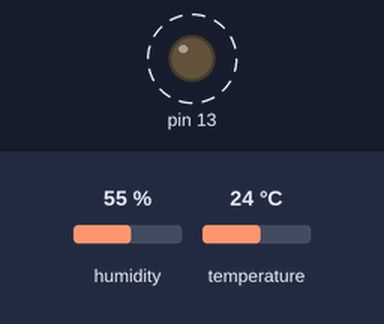
Recording of a sketch running on a simulated Arduino Uno, built with avr-gcc and run on an emulated ATmega328P. On the bench: output pins drawn as LEDs (lit = HIGH). Dashed ring = blinking. The inputs (shaded band) are chosen by the test bench; at power-on: humidity 55 %, temperature 24 °C. What the sketch prints to the serial monitor is not drawn.

Above: at 1.2 s.
Timing chart, 0 to 5.8 s (numbered marks = the images above):
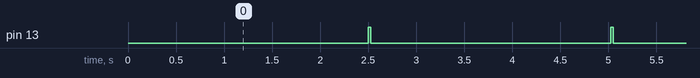

The sketch:

DH11_v1_0.ino
```cpp
#include <DHT.h>


#define DHTPIN 2     // what pin we're connected to

#define DHTTYPE DHT11   // DHT 11
//#define DHTTYPE DHT22   // DHT 22  (AM2302)
//#define DHTTYPE DHT21   // DHT 21 (AM2301)

DHT dht(DHTPIN, DHTTYPE);

void setup() {
  Serial.begin(9600);
  //Serial.println("Sensors Activated");
  pinMode(13, OUTPUT);
  dht.begin();
}

void loop() {


  digitalWrite(13, LOW);
  delay(2500);
  digitalWrite(13, HIGH);   // set the LED on

  // Reading temperature or humidity takes about 250 milliseconds!
  // Sensor readings may also be up to 2 seconds 'old'
  float h = dht.readHumidity();
  // Read temperature as Celsius
  float t = dht.readTemperature();

  // Read temperature as Fahrenheit
  float f = dht.readTemperature(true);

  // Check if any reads failed and exit early (to try again).
  if (isnan(h) || isnan(t) || isnan(f)) {
    Serial.println("Failed to read from DHT sensor!");
    return;
  }

  // Compute heat index
  // Must send in temp in Fahrenheit!
  float hi = dht.computeHeatIndex(f, h);


  Serial.print("Humidity: ");
  Serial.print(h);
  Serial.print(" %\t");

  Serial.print("Temperature: ");
  Serial.print(t);
  Serial.print(" *C ");
  Serial.print(" \t");
  //Serial.print(f);
  //Serial.print(" *F\t");
  Serial.print(" \t");

  Serial.print("Heat index: ");
  Serial.print(hi);
  Serial.println(" *F");
}
```

Measured:
- by itself, pin 13: alternates HIGH for 0.03 s and LOW for 2.5 s
